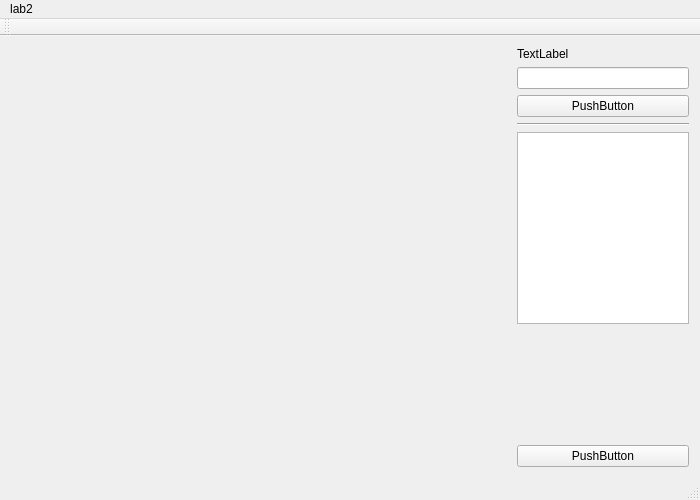
<?xml version="1.0" encoding="UTF-8"?>
<ui version="4.0">
 <class>MainWindow</class>
 <widget class="QMainWindow" name="MainWindow">
  <property name="geometry">
   <rect>
    <x>0</x>
    <y>0</y>
    <width>700</width>
    <height>500</height>
   </rect>
  </property>
  <property name="minimumSize">
   <size>
    <width>700</width>
    <height>500</height>
   </size>
  </property>
  <property name="maximumSize">
   <size>
    <width>700</width>
    <height>300</height>
   </size>
  </property>
  <property name="windowTitle">
   <string>MainWindow</string>
  </property>
  <widget class="QWidget" name="centralWidget">
   <layout class="QHBoxLayout" name="horizontalLayout">
    <item>
     <layout class="QVBoxLayout" name="verticalLayout_2">
      <item>
       <widget class="QPaintWidget" name="wgt" native="true">
        <property name="sizePolicy">
         <sizepolicy hsizetype="Preferred" vsizetype="Preferred">
          <horstretch>0</horstretch>
          <verstretch>0</verstretch>
         </sizepolicy>
        </property>
        <property name="minimumSize">
         <size>
          <width>500</width>
          <height>0</height>
         </size>
        </property>
        <property name="baseSize">
         <size>
          <width>500</width>
          <height>0</height>
         </size>
        </property>
       </widget>
      </item>
     </layout>
    </item>
    <item>
     <layout class="QVBoxLayout" name="verticalLayout">
      <property name="sizeConstraint">
       <enum>QLayout::SetFixedSize</enum>
      </property>
      <property name="leftMargin">
       <number>0</number>
      </property>
      <item>
       <widget class="QLabel" name="labelDotCount">
        <property name="text">
         <string>TextLabel</string>
        </property>
       </widget>
      </item>
      <item>
       <widget class="QLineEdit" name="lineEditDotCount"/>
      </item>
      <item>
       <widget class="QPushButton" name="pushButtonCalcGraph">
        <property name="text">
         <string>PushButton</string>
        </property>
       </widget>
      </item>
      <item>
       <widget class="Line" name="line">
        <property name="orientation">
         <enum>Qt::Horizontal</enum>
        </property>
       </widget>
      </item>
      <item>
       <widget class="QTableWidget" name="tableWidget"/>
      </item>
      <item>
       <spacer name="verticalSpacer_3">
        <property name="orientation">
         <enum>Qt::Vertical</enum>
        </property>
        <property name="sizeHint" stdset="0">
         <size>
          <width>20</width>
          <height>40</height>
         </size>
        </property>
       </spacer>
      </item>
      <item>
       <widget class="QPushButton" name="pushButtonQuit">
        <property name="text">
         <string>PushButton</string>
        </property>
       </widget>
      </item>
     </layout>
    </item>
   </layout>
  </widget>
  <widget class="QMenuBar" name="menuBar">
   <property name="geometry">
    <rect>
     <x>0</x>
     <y>0</y>
     <width>700</width>
     <height>22</height>
    </rect>
   </property>
   <property name="nativeMenuBar">
    <bool>true</bool>
   </property>
   <widget class="QMenu" name="menulab2">
    <property name="title">
     <string>lab2</string>
    </property>
   </widget>
   <addaction name="menulab2"/>
  </widget>
  <widget class="QToolBar" name="mainToolBar">
   <attribute name="toolBarArea">
    <enum>TopToolBarArea</enum>
   </attribute>
   <attribute name="toolBarBreak">
    <bool>false</bool>
   </attribute>
  </widget>
  <widget class="QStatusBar" name="statusBar"/>
 </widget>
 <layoutdefault spacing="6" margin="11"/>
 <customwidgets>
  <customwidget>
   <class>QPaintWidget</class>
   <extends>QWidget</extends>
   <header>qpaintwidget.h</header>
   <container>1</container>
  </customwidget>
 </customwidgets>
 <resources/>
 <connections/>
</ui>
